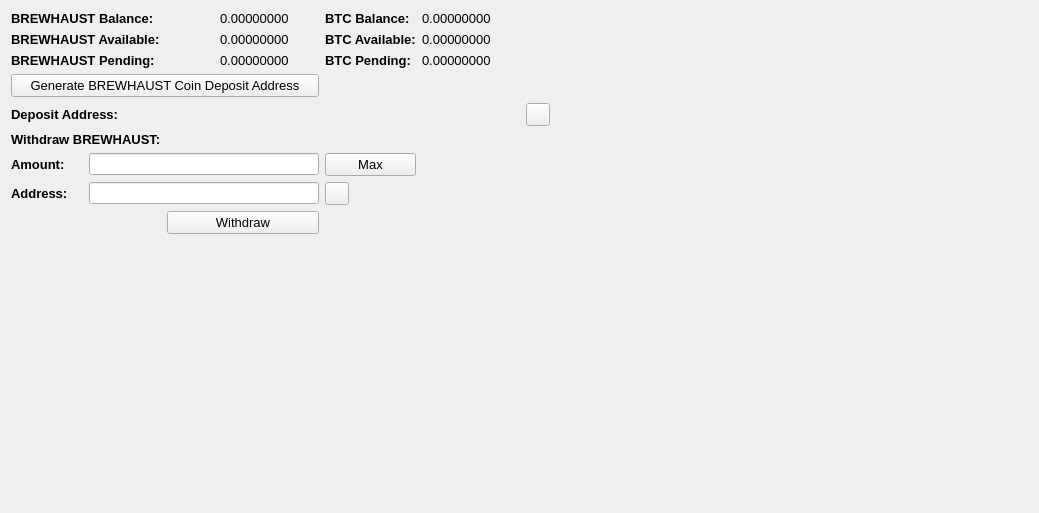
     <widget class="QWidget" name="BalanceTab">
      <attribute name="title">
       <string>Balance</string>
      </attribute>
      <layout class="QGridLayout" name="gridLayout_2">
       <item row="0" column="0" colspan="2">
        <widget class="QLabel" name="label_11">
         <property name="font">
          <font>
           <pointsize>10</pointsize>
           <weight>75</weight>
           <bold>true</bold>
          </font>
         </property>
         <property name="text">
          <string>BREWHAUST Balance:</string>
         </property>
        </widget>
       </item>
       <item row="0" column="3">
        <widget class="QLabel" name="BREWHAUSTBalanceLabel">
         <property name="font">
          <font>
           <pointsize>10</pointsize>
          </font>
         </property>
         <property name="text">
          <string>0.00000000</string>
         </property>
         <property name="textInteractionFlags">
          <set>Qt::LinksAccessibleByMouse|Qt::TextSelectableByMouse</set>
         </property>
        </widget>
       </item>
       <item row="0" column="4">
        <widget class="QLabel" name="label_12">
         <property name="font">
          <font>
           <pointsize>10</pointsize>
           <weight>75</weight>
           <bold>true</bold>
          </font>
         </property>
         <property name="text">
          <string>BTC Balance:</string>
         </property>
        </widget>
       </item>
       <item row="0" column="5">
        <widget class="QLabel" name="BitcoinBalanceLabel">
         <property name="font">
          <font>
           <pointsize>10</pointsize>
          </font>
         </property>
         <property name="text">
          <string>0.00000000</string>
         </property>
         <property name="textInteractionFlags">
          <set>Qt::LinksAccessibleByMouse|Qt::TextSelectableByMouse</set>
         </property>
        </widget>
       </item>
       <item row="0" column="7" rowspan="10">
        <spacer name="horizontalSpacer_4">
         <property name="orientation">
          <enum>Qt::Horizontal</enum>
         </property>
         <property name="sizeHint" stdset="0">
          <size>
           <width>478</width>
           <height>488</height>
          </size>
         </property>
        </spacer>
       </item>
       <item row="1" column="0" colspan="2">
        <widget class="QLabel" name="label_13">
         <property name="font">
          <font>
           <pointsize>10</pointsize>
           <weight>75</weight>
           <bold>true</bold>
          </font>
         </property>
         <property name="text">
          <string>BREWHAUST Available:</string>
         </property>
        </widget>
       </item>
       <item row="1" column="3">
        <widget class="QLabel" name="BREWHAUSTAvailableLabel_2">
         <property name="font">
          <font>
           <pointsize>10</pointsize>
          </font>
         </property>
         <property name="text">
          <string>0.00000000</string>
         </property>
         <property name="textInteractionFlags">
          <set>Qt::LinksAccessibleByMouse|Qt::TextSelectableByMouse</set>
         </property>
        </widget>
       </item>
       <item row="1" column="4">
        <widget class="QLabel" name="label_15">
         <property name="font">
          <font>
           <pointsize>10</pointsize>
           <weight>75</weight>
           <bold>true</bold>
          </font>
         </property>
         <property name="text">
          <string>BTC Available:</string>
         </property>
        </widget>
       </item>
       <item row="1" column="5">
        <widget class="QLabel" name="BitcoinAvailableLabel">
         <property name="font">
          <font>
           <pointsize>10</pointsize>
          </font>
         </property>
         <property name="text">
          <string>0.00000000</string>
         </property>
         <property name="textInteractionFlags">
          <set>Qt::LinksAccessibleByMouse|Qt::TextSelectableByMouse</set>
         </property>
        </widget>
       </item>
       <item row="2" column="0" colspan="2">
        <widget class="QLabel" name="label_14">
         <property name="font">
          <font>
           <pointsize>10</pointsize>
           <weight>75</weight>
           <bold>true</bold>
          </font>
         </property>
         <property name="text">
          <string>BREWHAUST Pending:</string>
         </property>
        </widget>
       </item>
       <item row="2" column="3">
        <widget class="QLabel" name="BREWHAUSTPendingLabel">
         <property name="font">
          <font>
           <pointsize>10</pointsize>
          </font>
         </property>
         <property name="text">
          <string>0.00000000</string>
         </property>
         <property name="textInteractionFlags">
          <set>Qt::LinksAccessibleByMouse|Qt::TextSelectableByMouse</set>
         </property>
        </widget>
       </item>
       <item row="2" column="4">
        <widget class="QLabel" name="label_31">
         <property name="font">
          <font>
           <pointsize>10</pointsize>
           <weight>75</weight>
           <bold>true</bold>
          </font>
         </property>
         <property name="text">
          <string>BTC Pending:</string>
         </property>
        </widget>
       </item>
       <item row="2" column="5">
        <widget class="QLabel" name="BitcoinPendingLabel">
         <property name="font">
          <font>
           <pointsize>10</pointsize>
          </font>
         </property>
         <property name="text">
          <string>0.00000000</string>
         </property>
         <property name="textInteractionFlags">
          <set>Qt::LinksAccessibleByMouse|Qt::TextSelectableByMouse</set>
         </property>
        </widget>
       </item>
       <item row="3" column="0" colspan="4">
        <widget class="QPushButton" name="GenDepositBTN">
         <property name="font">
          <font>
           <pointsize>10</pointsize>
          </font>
         </property>
         <property name="text">
          <string>Generate BREWHAUST Coin Deposit Address</string>
         </property>
        </widget>
       </item>
       <item row="4" column="0" colspan="3">
        <widget class="QLabel" name="label_33">
         <property name="font">
          <font>
           <pointsize>10</pointsize>
           <weight>75</weight>
           <bold>true</bold>
          </font>
         </property>
         <property name="text">
          <string>Deposit Address:</string>
         </property>
        </widget>
       </item>
       <item row="4" column="3" colspan="3">
        <widget class="QLabel" name="DepositAddressLabel">
         <property name="minimumSize">
          <size>
           <width>300</width>
           <height>0</height>
          </size>
         </property>
         <property name="palette">
          <palette>
           <active>
            <colorrole role="WindowText">
             <brush brushstyle="SolidPattern">
              <color alpha="255">
               <red>0</red>
               <green>0</green>
               <blue>0</blue>
              </color>
             </brush>
            </colorrole>
            <colorrole role="Text">
             <brush brushstyle="SolidPattern">
              <color alpha="255">
               <red>0</red>
               <green>0</green>
               <blue>255</blue>
              </color>
             </brush>
            </colorrole>
           </active>
           <inactive>
            <colorrole role="WindowText">
             <brush brushstyle="SolidPattern">
              <color alpha="255">
               <red>0</red>
               <green>0</green>
               <blue>0</blue>
              </color>
             </brush>
            </colorrole>
            <colorrole role="Text">
             <brush brushstyle="SolidPattern">
              <color alpha="255">
               <red>0</red>
               <green>0</green>
               <blue>255</blue>
              </color>
             </brush>
            </colorrole>
           </inactive>
           <disabled>
            <colorrole role="WindowText">
             <brush brushstyle="SolidPattern">
              <color alpha="255">
               <red>120</red>
               <green>120</green>
               <blue>120</blue>
              </color>
             </brush>
            </colorrole>
            <colorrole role="Text">
             <brush brushstyle="SolidPattern">
              <color alpha="255">
               <red>120</red>
               <green>120</green>
               <blue>120</blue>
              </color>
             </brush>
            </colorrole>
           </disabled>
          </palette>
         </property>
         <property name="font">
          <font>
           <pointsize>10</pointsize>
           <weight>75</weight>
           <bold>true</bold>
          </font>
         </property>
         <property name="text">
          <string/>
         </property>
         <property name="alignment">
          <set>Qt::AlignRight|Qt::AlignTrailing|Qt::AlignVCenter</set>
         </property>
         <property name="textInteractionFlags">
          <set>Qt::LinksAccessibleByMouse|Qt::TextSelectableByKeyboard|Qt::TextSelectableByMouse</set>
         </property>
        </widget>
       </item>
       <item row="4" column="6">
        <widget class="QToolButton" name="DepositCopyButton">
         <property name="toolTip">
          <string>Copy to clipboard</string>
         </property>
         <property name="text">
          <string/>
         </property>
         <property name="icon">
          <iconset>
           <normaloff>:/icons/editcopy</normaloff>:/icons/editcopy</iconset>
         </property>
         <property name="shortcut">
          <string>Alt+P</string>
         </property>
        </widget>
       </item>
       <item row="5" column="0" colspan="2">
        <widget class="QLabel" name="label_34">
         <property name="font">
          <font>
           <pointsize>10</pointsize>
           <weight>75</weight>
           <bold>true</bold>
          </font>
         </property>
         <property name="text">
          <string>Withdraw BREWHAUST:</string>
         </property>
        </widget>
       </item>
       <item row="6" column="0">
        <widget class="QLabel" name="label_26">
         <property name="font">
          <font>
           <pointsize>10</pointsize>
           <weight>75</weight>
           <bold>true</bold>
          </font>
         </property>
         <property name="text">
          <string>Amount:</string>
         </property>
        </widget>
       </item>
       <item row="6" column="1" colspan="3">
        <widget class="QLineEdit" name="WithdrawUnitsInput">
         <property name="font">
          <font>
           <pointsize>9</pointsize>
           <weight>75</weight>
           <bold>true</bold>
          </font>
         </property>
         <property name="text">
          <string/>
         </property>
        </widget>
       </item>
       <item row="6" column="4">
        <widget class="QPushButton" name="Withdraw_Max_Amount">
         <property name="font">
          <font>
           <pointsize>10</pointsize>
          </font>
         </property>
         <property name="text">
          <string>Max</string>
         </property>
        </widget>
       </item>
       <item row="7" column="0">
        <widget class="QLabel" name="label_10">
         <property name="font">
          <font>
           <pointsize>10</pointsize>
           <weight>75</weight>
           <bold>true</bold>
          </font>
         </property>
         <property name="text">
          <string>Address:</string>
         </property>
        </widget>
       </item>
       <item row="7" column="1" colspan="3">
        <widget class="QLineEdit" name="WithdrawAddress">
         <property name="font">
          <font>
           <pointsize>9</pointsize>
           <weight>75</weight>
           <bold>true</bold>
          </font>
         </property>
        </widget>
       </item>
       <item row="7" column="4">
        <widget class="QToolButton" name="WithdrawPasteButton">
         <property name="toolTip">
          <string>Paste from clipboard</string>
         </property>
         <property name="text">
          <string/>
         </property>
         <property name="icon">
          <iconset>
           <normaloff>:/icons/editpaste</normaloff>:/icons/editpaste</iconset>
         </property>
         <property name="shortcut">
          <string>Alt+P</string>
         </property>
        </widget>
       </item>
       <item row="8" column="2" colspan="2">
        <widget class="QPushButton" name="WithdrawUnitsBtn">
         <property name="font">
          <font>
           <pointsize>10</pointsize>
          </font>
         </property>
         <property name="text">
          <string>Withdraw</string>
         </property>
        </widget>
       </item>
       <item row="9" column="0" colspan="6">
        <spacer name="verticalSpacer">
         <property name="orientation">
          <enum>Qt::Vertical</enum>
         </property>
         <property name="sizeHint" stdset="0">
          <size>
           <width>428</width>
           <height>262</height>
          </size>
         </property>
        </spacer>
       </item>
      </layout>
      <zorder>label_31</zorder>
      <zorder>label_15</zorder>
      <zorder>label_12</zorder>
      <zorder>label_14</zorder>
      <zorder>label_13</zorder>
      <zorder>label_11</zorder>
      <zorder>BitcoinBalanceLabel</zorder>
      <zorder>BREWHAUSTBalanceLabel</zorder>
      <zorder>BREWHAUSTAvailableLabel_2</zorder>
      <zorder>BREWHAUSTPendingLabel</zorder>
      <zorder>BitcoinAvailableLabel</zorder>
      <zorder>BitcoinPendingLabel</zorder>
      <zorder>label_33</zorder>
      <zorder>GenDepositBTN</zorder>
      <zorder>DepositAddressLabel</zorder>
      <zorder>Withdraw_Max_Amount</zorder>
      <zorder>label_34</zorder>
      <zorder>WithdrawUnitsInput</zorder>
      <zorder>label_10</zorder>
      <zorder>label_26</zorder>
      <zorder>WithdrawAddress</zorder>
      <zorder>WithdrawUnitsBtn</zorder>
      <zorder>WithdrawPasteButton</zorder>
      <zorder>DepositCopyButton</zorder>
     </widget>
